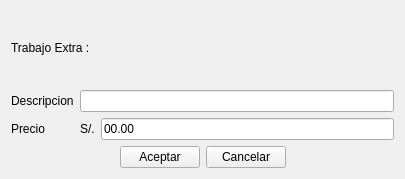
<?xml version="1.0" encoding="UTF-8"?>
<ui version="4.0">
 <class>ui_trabajosExtras</class>
 <widget class="QWidget" name="ui_trabajosExtras">
  <property name="geometry">
   <rect>
    <x>0</x>
    <y>0</y>
    <width>405</width>
    <height>179</height>
   </rect>
  </property>
  <property name="windowTitle">
   <string>Form</string>
  </property>
  <layout class="QGridLayout" name="gridLayout">
   <item row="0" column="0">
    <widget class="QLabel" name="label_tiulo">
     <property name="text">
      <string>Trabajo Extra :</string>
     </property>
    </widget>
   </item>
   <item row="1" column="0">
    <layout class="QGridLayout" name="gridLayout_4">
     <item row="1" column="2">
      <widget class="QLineEdit" name="lineEdit_precio">
       <property name="minimumSize">
        <size>
         <width>170</width>
         <height>0</height>
        </size>
       </property>
       <property name="text">
        <string>00.00</string>
       </property>
      </widget>
     </item>
     <item row="0" column="1" colspan="2">
      <widget class="QLineEdit" name="lineEdit_descripcion"/>
     </item>
     <item row="0" column="0">
      <widget class="QLabel" name="label_14">
       <property name="text">
        <string>Descripcion</string>
       </property>
      </widget>
     </item>
     <item row="1" column="1">
      <widget class="QLabel" name="label_31">
       <property name="text">
        <string>S/.</string>
       </property>
      </widget>
     </item>
     <item row="1" column="0">
      <widget class="QLabel" name="label_22">
       <property name="text">
        <string>Precio</string>
       </property>
      </widget>
     </item>
    </layout>
   </item>
   <item row="2" column="0">
    <layout class="QHBoxLayout" name="horizontalLayout_3">
     <item>
      <spacer name="horizontalSpacer_3">
       <property name="orientation">
        <enum>Qt::Horizontal</enum>
       </property>
       <property name="sizeHint" stdset="0">
        <size>
         <width>40</width>
         <height>20</height>
        </size>
       </property>
      </spacer>
     </item>
     <item>
      <widget class="QPushButton" name="pushButton_agregar">
       <property name="text">
        <string>Aceptar</string>
       </property>
       <property name="shortcut">
        <string>Ctrl+G</string>
       </property>
      </widget>
     </item>
     <item>
      <widget class="QPushButton" name="pushButton_cancelar">
       <property name="text">
        <string>Cancelar</string>
       </property>
       <property name="shortcut">
        <string>Esc</string>
       </property>
      </widget>
     </item>
     <item>
      <spacer name="horizontalSpacer_4">
       <property name="orientation">
        <enum>Qt::Horizontal</enum>
       </property>
       <property name="sizeHint" stdset="0">
        <size>
         <width>40</width>
         <height>20</height>
        </size>
       </property>
      </spacer>
     </item>
    </layout>
   </item>
  </layout>
  <zorder>label_tiulo</zorder>
  <zorder>layoutWidget</zorder>
  <zorder>layoutWidget_2</zorder>
  <zorder>label_14</zorder>
  <zorder>label_14</zorder>
 </widget>
 <tabstops>
  <tabstop>lineEdit_descripcion</tabstop>
  <tabstop>lineEdit_precio</tabstop>
  <tabstop>pushButton_agregar</tabstop>
  <tabstop>pushButton_cancelar</tabstop>
 </tabstops>
 <resources/>
 <connections>
  <connection>
   <sender>pushButton_cancelar</sender>
   <signal>clicked()</signal>
   <receiver>ui_trabajosExtras</receiver>
   <slot>close()</slot>
   <hints>
    <hint type="sourcelabel">
     <x>248</x>
     <y>148</y>
    </hint>
    <hint type="destinationlabel">
     <x>202</x>
     <y>89</y>
    </hint>
   </hints>
  </connection>
 </connections>
</ui>
